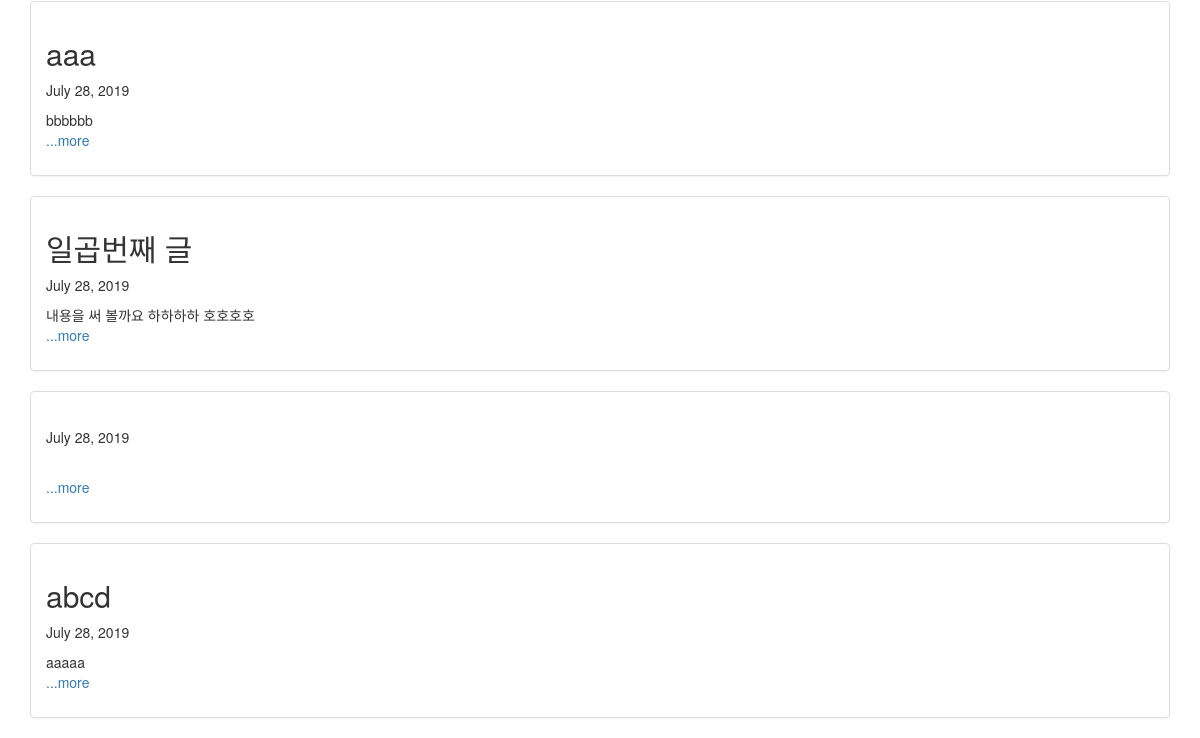
Before: / (lower part) with the older database file.
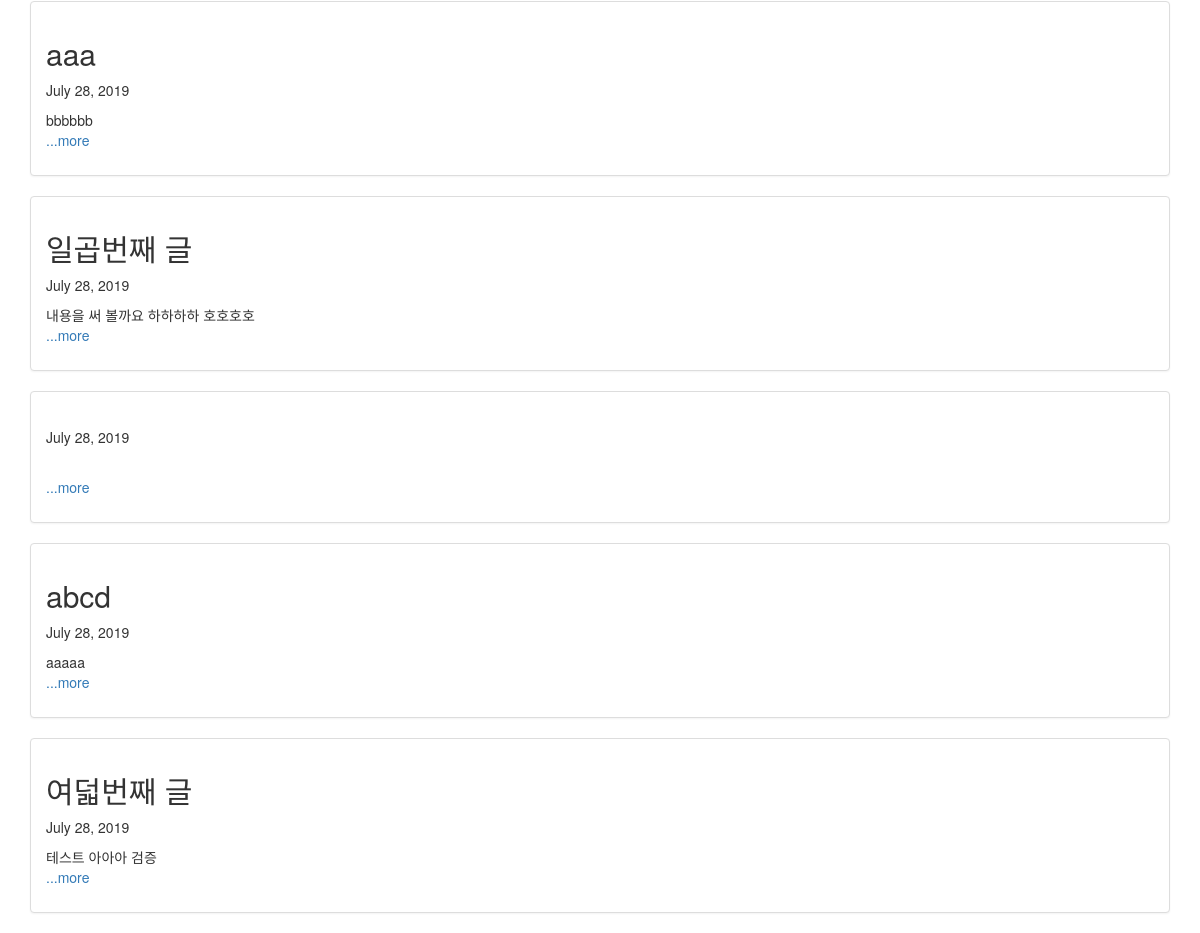
After: the same page with the newer database file.
### blog/models.py (models this page shows, shortened)
class Blog(models.Model):
    title = models.CharField(max_length = 200)
    pub_date = models.DateField('date published')
    body = models.TextField()
    def summary(self):
        return self.body[:100]

### blog/views.py (the view)
# urls.py: 2. Add a URL to urlpatterns:  path('', views.home, name='home')
def home(request):
    blogs = Blog.objects
    return render(request, 'home.html', {'blogs' : blogs})

### blog/templates/home.html (shortened to what this page needs)
{% extends 'base.html' %}
{% block content %}
    {% for blog in blogs.all %}
        <div class="panel panel-default">
            <div class="panel-body">
                <div class="blog-main">
                    <h2 class="blog-post-title">
                        {{blog.title}}
                    </h2>
                    <p class="blog-post-meta">
                       {{blog.pub_date}}
                    </p>
                    <p>{{blog.summary}}<br><a href="/blog/{{blog.id}}">...more</a></p>
                </div>
            </div>
        </div>
    {% endfor %}
{% endblock content %}

### blog/templates/base.html (shortened to what this page needs)
<!doctype html>
<html>
<head>
    <link rel="stylesheet" href="https://maxcdn.bootstrapcdn.com/bootstrap/3.3.2/css/bootstrap.min.css">
    <link rel="stylesheet" href="https://maxcdn.bootstrapcdn.com/bootstrap/3.3.2/css/bootstrap-theme.min.css">
</head>
<body class="vsc-initialized" >
<div class="container bs-docs-containere" style="margin-top:20px;" role="main">
    {% block content %}
    {% endblock content %}
</div>
</body>
</html>

Changed rows visible on the page:
added Blog: title "여덟번째 글", pub_date "July 28, 2019", summary "테스트 아아아 검증"
